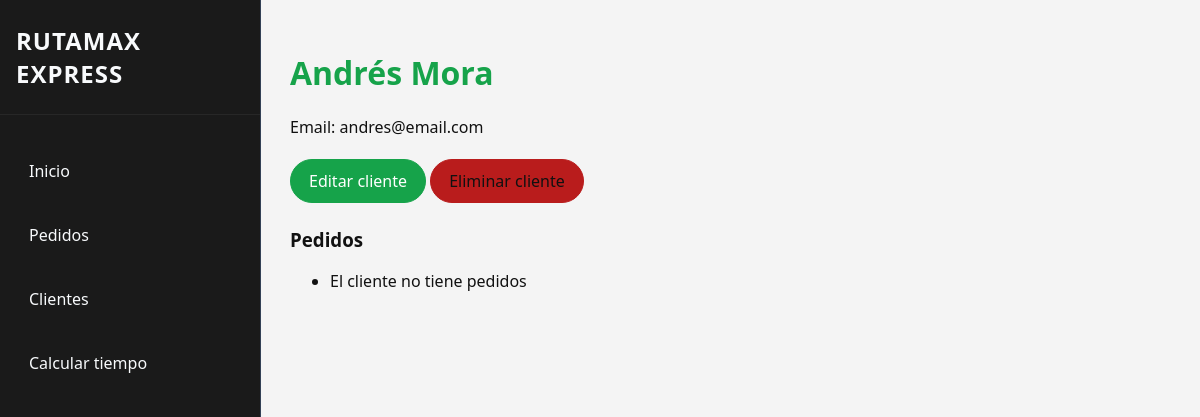
The app's page /clientes/10/, older data.
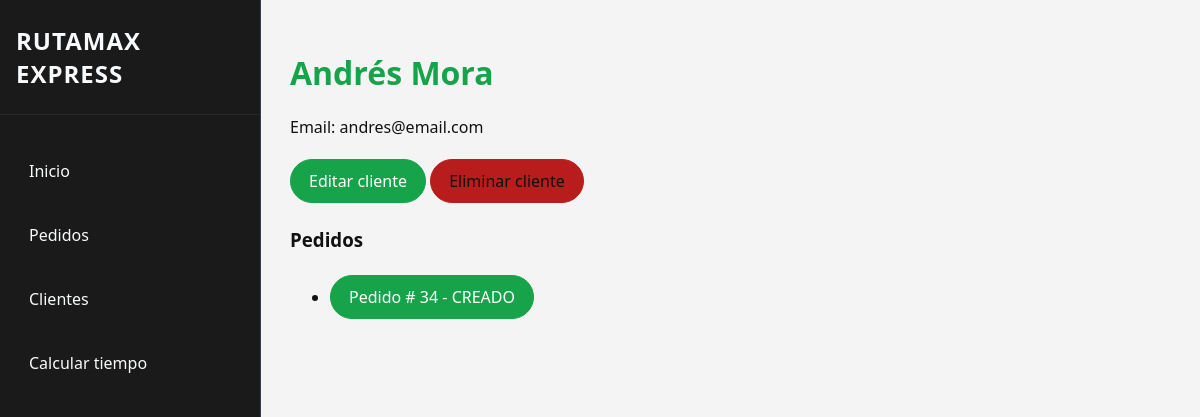
The same page, newer data.
### tienda/models.py (models this page shows, shortened)
class Pedido(models.Model):
    ESTADOS = [
        ("CREADO", "Creado"),
        ("PAGADO", "Pagado"),
        ("ENVIADO", "Enviado"),
        ("CERRADO", "Cerrado"),
    ]
    cliente = models.ForeignKey(Cliente, on_delete=models.CASCADE, related_name="pedidos")
    fecha = models.DateTimeField(auto_now_add=True)
    estado = models.CharField(max_length=7, choices=ESTADOS, default="CREADO")
    origen = models.CharField(max_length=200, blank=True, default="", verbose_name="Ciudad de origen")
    destino = models.CharField(max_length=200, blank=True, default="", verbose_name="Ciudad de destino")
    tipo_carga = models.CharField(max_length=100, blank=True, default="", verbose_name="Tipo de carga")
    peso_kg = models.DecimalField(max_digits=8, decimal_places=2, default=0, verbose_name="Peso (kg)")
    tiempo_estimado = models.DecimalField(max_digits=6, decimal_places=2, blank=True, null=True, verbose_name="Tiempo estimado (horas)")

### tienda/views.py (the view)
# urls.py: path("clientes/<int:pk>/", views.detalle_cliente, name="detalle_cliente"),
def detalle_cliente(request, pk):
    cliente = get_object_or_404(Cliente, pk=pk)
    pedidos = cliente.pedidos.select_related('cliente').order_by('-fecha')
    return render(request, "tienda/detalle_cliente.html", {"cliente": cliente, "pedidos": pedidos})

### tienda/templates/tienda/detalle_cliente.html (shortened to what this page needs)
{% extends 'tienda/base.html' %}
{% block content %}
<h1>{{ cliente.nombre }}</h1>
<p>Email: {{ cliente.email }}</p>
<p>
    <a href="{% url 'tienda:editar_cliente' cliente.pk %}" class="btn primary"> Editar cliente </a>
    <a href="{% url 'tienda:eliminar_cliente' cliente.pk %}" class="btn delete"> Eliminar cliente </a>
</p>
<h3>Pedidos</h3>
    <ul>
        {% for p in pedidos %}
            <li>
                <a href="{% url 'tienda:detalle_pedido' p.pk %}" class="btn primary">
                    Pedido # {{ p.id }} - {{ p.estado }}
                </a>
            </li>
            {% empty %}
                <li> El cliente no tiene pedidos </li>
        {% endfor %}
    </ul>
{% endblock %}

Row changes from the older to the newer data that the page shows:
added Pedido: id "34", estado "CREADO"
Text that changed along with them:
text no longer shown: "El cliente no tiene pedidos"
